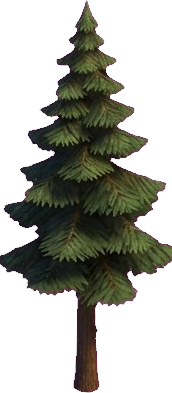
#> input picture web-preview/assets-original/nodes/tree-source.png, 172 x 393 px
$ python tree_widen.py
#> lines starting #> are read from the running program, lines starting #| are printed output that depends on the picture; after the words box and inside, x2 and y2 are one past the last pixel; in counts of white or black regions, pixels touching at a corner belong together
#> in main, src is the input picture: PIL image 172x393 RGBA; mean R, G, B, A 22.8, 23.5, 15.9, 105.6
#!/usr/bin/env python3
"""
Widen the pine node art into a canopy that can overlap its
neighbours, and derive the two progressive chop-damage stages
(forest readability pass, 2026-10-20).

Input : web-preview/assets-original/nodes/tree-source.png
        (the original Base44 pine, 172x393 — kept as the source)
Output: tree.png       widened composite (three layered copies of
                       the same pine: two foliage-only flank copies
                       behind one full centre copy, so the canopy
                       spans ~300px while the single trunk/anchor
                       contract is unchanged)
        tree-dmg1.png  stage 1 (1/3-2/3 wood left): foliage
                       thinned ~30%, a pale chop notch cut into
                       the trunk's left side at axe height
        tree-dmg2.png  stage 2 (<1/3 wood left): foliage thinned
                       ~60%, deep notch + a second bite, lowest
                       branch ring partly gone

All transforms are deterministic (fixed RNG seed) and purely
pixel-level processing of our own art — no new imagery. The
renderer picks the stage by the node's remaining-wood fraction,
exactly like farm growth stages. Re-run after replacing the
source pine:

    python3 tools/art/tree_widen.py
"""
import os

import numpy as np
from PIL import Image, ImageFilter

HERE = os.path.dirname(os.path.abspath(__file__))
NODES = os.path.join(HERE, '..', '..', 'web-preview',
                     'assets-original', 'nodes')
CANVAS_W = 300
TRUNK = (137, 162)      # centre copy's trunk x-range on the canvas
FOLIAGE_BOTTOM = 305    # side copies keep only rows above this


def widen(src):
    """Three-copy composite on a CANVAS_W-wide canvas."""
    out = Image.new('RGBA', (CANVAS_W, src.height))
#> out: PIL image 300x393 RGBA; every value is 0
    # Flank copies are SMALLER (78%) and planted lower, so their
    # tops sit well under the centre top and their canopies merge
    # into the centre tree's lower canopy — one wide tree, not
    # three tops in a row. Foliage only: their trunks are masked
    # away, the centre copy owns the one visible trunk.
    fw = int(src.width * 0.78)
#> fw = 134
    fh = int(src.height * 0.78)
#> fh = 306
    flank = src.resize((fw, fh), Image.LANCZOS)
    fa = np.asarray(flank).copy()
    fa[int(FOLIAGE_BOTTOM * 0.78):, :, 3] = 0
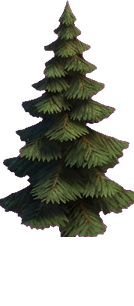
#> fa: shape (306, 134, 4); mean R, G, B, A 25.2, 24.9, 17.7, 98.8; transparent parts drawn white
    flank = Image.fromarray(fa)
    fy = src.height - fh  # planted on the same ground line
#> fy = 87
    out.alpha_composite(flank, (2, fy))
    out.alpha_composite(flank, (CANVAS_W - fw - 2, fy))
    out.alpha_composite(src, ((CANVAS_W - src.width) // 2, 0))
#| tree.png: 300x393
    return out


def thin(img, frac, rng):
    """Erase a deterministic share of the foliage pixels."""
#> called with frac = 0.3
    a = np.asarray(img).copy()
    foliage = (a[:, :, 3] > 8) & (np.arange(a.shape[0])[:, None]
                                  < FOLIAGE_BOTTOM)
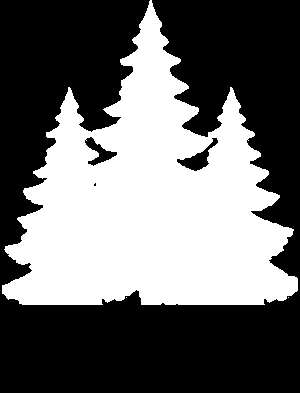
#> foliage: shape (393, 300) bool; 41.5% white; 3 white regions (2 under 20 px), largest, box (x1, y1, x2, y2) and area: (2, 0, 298, 305) 48979
    # Patchy erosion: a coarse noise grid upsampled by repetition,
    # so whole tufts vanish instead of a uniform dither.
    gh, gw = a.shape[0] // 6 + 1, a.shape[1] // 6 + 1
#> gh = 66; gw = 51
    noise = rng.random((gh, gw))
    noise = np.kron(noise, np.ones((6, 6)))[:a.shape[0], :a.shape[1]]
    # Blur the block grid into soft blobs so tufts vanish as
    # patches, not as a checkerboard.
    nimg = Image.fromarray((noise * 255).astype(np.uint8))
    nimg = nimg.filter(ImageFilter.GaussianBlur(5))
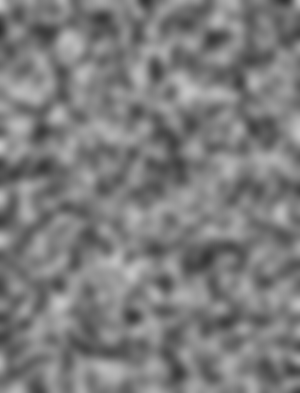
#> nimg: PIL image 300x393 L; min 50, max 197, mean 124.9
    noise = np.asarray(nimg).astype(np.float64) / 255.0
    # Threshold by quantile over the foliage itself, so `frac`
    # is the share of foliage removed regardless of the blurred
    # noise's value distribution.
    thr = np.quantile(noise[foliage], frac)
#> thr = 0.447
    kill = foliage & (noise <= thr)
#> kill: shape (393, 300) bool; 12.5% white; 40 white regions (9 under 20 px), largest, box (x1, y1, x2, y2) and area: (143, 219, 293, 305) 3494, (128, 104, 195, 206) 2975, (5, 201, 111, 271) 2169
    a[kill, 3] = 0
    return Image.fromarray(a)


def notch(img, x0, x1, y0, y1, pale=True):
    """Cut a wedge out of the trunk and paint the fresh wood."""
#> called with x0 = 137, x1 = 150, y0 = 338, y1 = 376, pale = True
    a = np.asarray(img).copy()
    a[y0:y1, x0:x1, 3] = 0
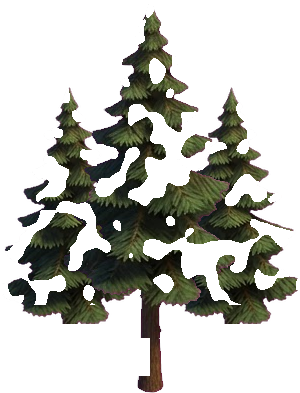
#> a: shape (393, 300, 4); mean R, G, B, A 25.3, 26, 17.7, 80.8; transparent parts drawn white
    if pale:
        # Fresh-cut wood: a pale vertical sliver at the cut's
        # inner edge, only where the trunk still stands.
        edge = a[y0:y1, x1, 3] > 8
        ys = np.arange(y0, y1)[edge]
#> ys = 38 values from 338 to 375
        a[ys, x1, :3] = (217, 179, 128)
#> a: shape (393, 300, 4); 0.03% of pixels changed, all inside (x1, y1, x2, y2) = (150, 338, 151, 376)
        a[ys, x1, 3] = 255
    return Image.fromarray(a)


def main():
    src = Image.open(os.path.join(NODES, 'tree-source.png')).convert('RGBA')
    base = widen(src)
    base.save(os.path.join(NODES, 'tree.png'))
    print(f"tree.png: {base.width}x{base.height}")

    rng = np.random.default_rng(20261020)
    d1 = thin(base, 0.30, rng)
    d1 = notch(d1, TRUNK[0], TRUNK[0] + 13, 338, 376)
    d1.save(os.path.join(NODES, 'tree-dmg1.png'))
    print(f"tree-dmg1.png: {d1.width}x{d1.height}")
#| tree-dmg1.png: 300x393

    rng = np.random.default_rng(20261021)
    d2 = thin(base, 0.60, rng)
#> call 2 of thin, with frac = 0.6
#> in thin (call 2), `nimg = Image.fromarray((noise * 255).astype(np.uint8))`:
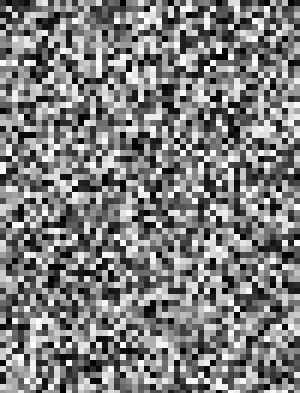
#> nimg: PIL image 300x393 L; min 0, max 254, mean 125.8
#> in thin (call 2), `nimg = nimg.filter(ImageFilter.GaussianBlur(5))`:
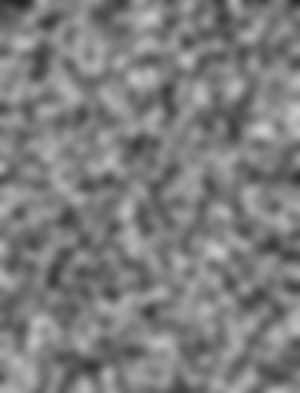
#> nimg: PIL image 300x393 L; min 36, max 203, mean 125.8
#> in thin (call 2), `thr = np.quantile(noise[foliage], frac)`: thr = 0.51
#> in thin (call 2), `kill = foliage & (noise <= thr)`: kill: shape (393, 300) bool; 25.3% white; 23 white regions (9 under 20 px), largest, box (x1, y1, x2, y2) and area: (2, 129, 298, 305) 24447, (126, 52, 181, 132) 2350, (193, 99, 246, 153) 1405
    d2 = notch(d2, TRUNK[0], TRUNK[0] + 21, 336, 380)
#> in notch (call 2), `a[ys, x1, :3] = (217, 179, 128)`: a: shape (393, 300, 4); mean R, G, B, A 25.4, 26.1, 17.8, 47.6
    d2 = notch(d2, TRUNK[1] - 9, TRUNK[1], 318, 340, pale=False)
#> call 3 of notch, with x0 = 153, x1 = 162, y0 = 318, y1 = 340, pale = False
#> in notch (call 3), `a[y0:y1, x0:x1, 3] = 0`:
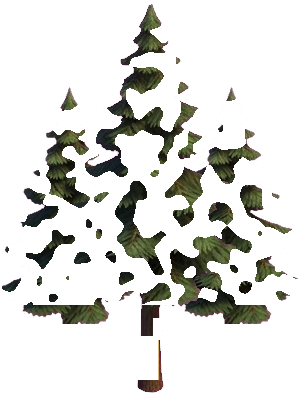
#> a: shape (393, 300, 4); mean R, G, B, A 25.4, 26.1, 17.8, 47.3; transparent parts drawn white
    d2.save(os.path.join(NODES, 'tree-dmg2.png'))
    print(f"tree-dmg2.png: {d2.width}x{d2.height}")
#| tree-dmg2.png: 300x393


if __name__ == '__main__':
    main()

$ run again, with web-preview/assets-original/nodes/stone.png copied over web-preview/assets-original/nodes/tree-source.png
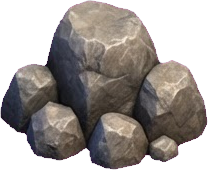
#> input picture web-preview/assets-original/nodes/stone.png, 208 x 170 px
#> in main, src is the input picture: PIL image 208x170 RGBA; mean R, G, B, A 70.7, 64.5, 61, 165
#| tree.png: 300x170
#> foliage: shape (170, 300) bool; 66.3% white; 4 black regions, box (x1, y1, x2, y2) and area: (141, 0, 300, 170) 8347, (0, 0, 133, 170) 8202, (163, 158, 221, 170) 311, (94, 159, 157, 170) 309
#> thr = 0.443
#> kill: shape (170, 300) bool; 19.9% white; 19 white regions (1 under 20 px), largest, box (x1, y1, x2, y2) and area: (172, 48, 281, 154) 2795, (128, 104, 221, 170) 2280, (17, 60, 70, 146) 1389
#> a: shape (170, 300, 4); mean R, G, B, A 74.3, 67.5, 64, 116.7
#> edge = empty array
#| tree-dmg1.png: 300x170
#> thr = 0.533
#> kill: shape (170, 300) bool; 40.8% white; 8 white regions (1 under 20 px), largest, box (x1, y1, x2, y2) and area: (2, 0, 295, 170) 19665, (147, 6, 189, 45) 733, (274, 120, 286, 135) 123
#> in thin (call 2), `a[kill, 3] = 0`:
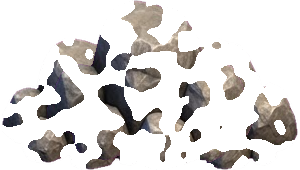
#> a: shape (170, 300, 4); mean R, G, B, A 74.3, 67.5, 64, 64.3; transparent parts drawn white
#| tree-dmg2.png: 300x170
